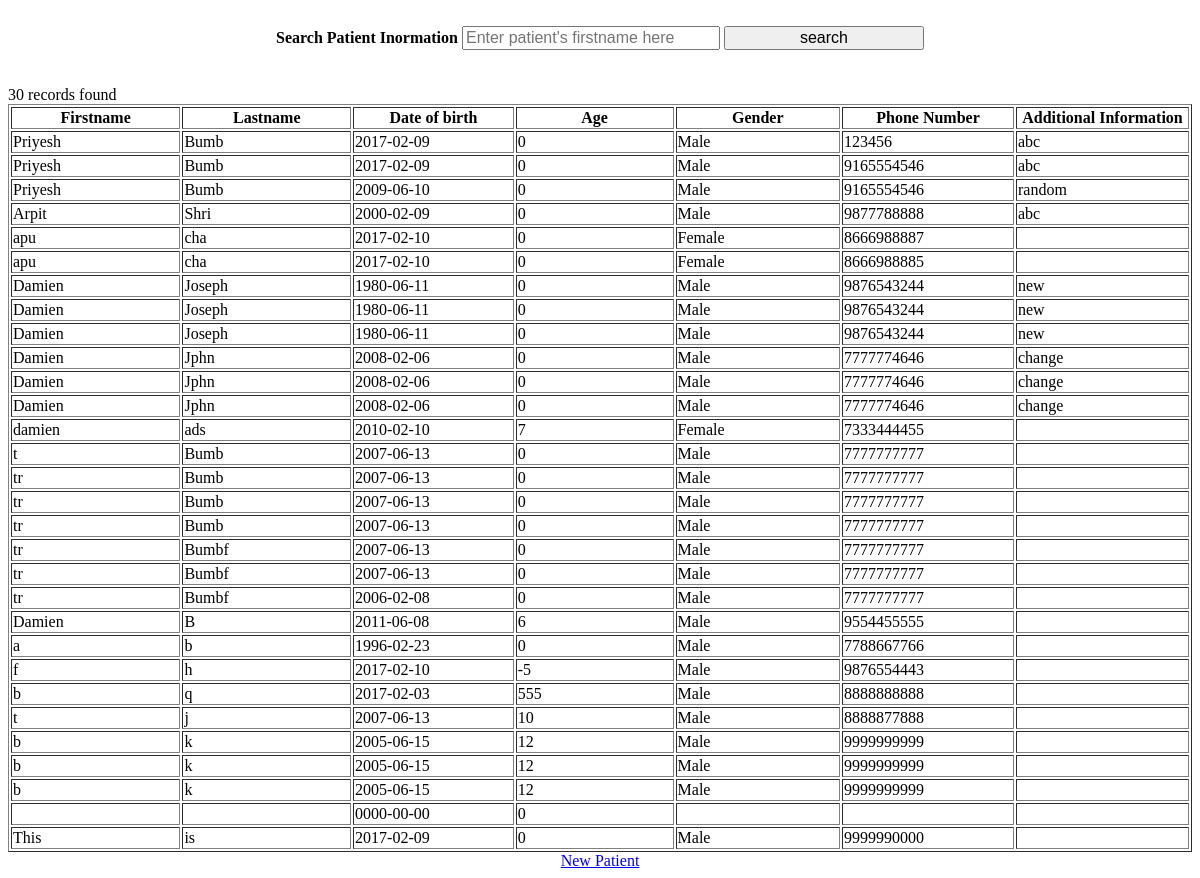
Screenshot of /search_patient.php with the database file from the repository.
### tables this page shows
CREATE TABLE `patient_data` (
  `first_name` text NOT NULL,
  `last_name` text NOT NULL,
  `date_of_birth` date NOT NULL,
  `age` int(3) NOT NULL,
  `gender` text NOT NULL,
  `phone_number` text NOT NULL,
  `add_info` varchar(11) DEFAULT NULL
);

### search_patient.php (the view, shortened to what this page needs)
<!DOCTYPE html>
<html>
<head>
	<link rel="stylesheet" href="css/normalize.css">
		<link rel="stylesheet" href="css/style.css">
</head>
<body>
<br>
<form action="search_patient.php" method="post">
<center>
	<label><strong>Search Patient Inormation</strong></label>
	<input type="text" name="searchName" placeholder="Enter patient's firstname here" style="width: 250px">
	<input type="submit" name="search" value="search">
</center>
</form>
<br>
<br>
<?php
	include_once('connector.php');
	$first_name_search = null;
	if($first_name_search != null)
		$sql = "SELECT * FROM patient_data WHERE first_name='$first_name_search'";
	else
		$sql = "SELECT * FROM patient_data";
	$result = mysqli_query($conn,$sql);
	echo "$result->num_rows records found";
	echo "<table border='1'>
			<tr>
			<th>Firstname</th>
			<th>Lastname</th>
			<th>Date of birth</th>
			<th>Age</th>
			<th>Gender</th>
			<th>Phone Number</th>
			<th>Additional Information</th>
			</tr>";
if ($result->num_rows > 0) {
	while($row = mysqli_fetch_array($result))
		{
		echo "<tr>";
		echo "<td>"  . $row['first_name'] . "</td>";
		echo "<td>" . $row['last_name'] . "</td>";
		echo "<td>" . $row['date_of_birth'] . "</td>";
		echo "<td>" . $row['age'] . "</td>";
		echo "<td>" . $row['gender'] . "</td>";
		echo "<td>" . $row['phone_number'] . "</td>";
		echo "<td>" . $row['add_info'] . "</td>";
		echo "</tr>";
		}
		echo "</table>";
	}
	else
		echo "0 results";
?>
<center><a href="patientEntry.html">New Patient</a></center>
</body>
</html>

### css/style.css (style rules this page uses)
td,input { width: 200px; }

### rows the page displays
patient_data: first_name "Priyesh", last_name "Bumb", date_of_birth "2017-02-09", age "0", gender "Male", phone_number "123456", add_info "abc"
patient_data: first_name "Priyesh", last_name "Bumb", date_of_birth "2017-02-09", age "0", gender "Male", phone_number "9165554546", add_info "abc"
patient_data: first_name "Priyesh", last_name "Bumb", date_of_birth "2009-06-10", age "0", gender "Male", phone_number "9165554546", add_info "random"
patient_data: first_name "Arpit", last_name "Shri", date_of_birth "2000-02-09", age "0", gender "Male", phone_number "9877788888", add_info "abc"
patient_data: first_name "apu", last_name "cha", date_of_birth "2017-02-10", age "0", gender "Female", phone_number "8666988887"
patient_data: first_name "apu", last_name "cha", date_of_birth "2017-02-10", age "0", gender "Female", phone_number "8666988885"
patient_data: first_name "Damien", last_name "Joseph", date_of_birth "1980-06-11", age "0", gender "Male", phone_number "9876543244", add_info "new"
patient_data: first_name "Damien", last_name "Joseph", date_of_birth "1980-06-11", age "0", gender "Male", phone_number "9876543244", add_info "new"
patient_data: first_name "Damien", last_name "Joseph", date_of_birth "1980-06-11", age "0", gender "Male", phone_number "9876543244", add_info "new"
patient_data: first_name "Damien", last_name "Jphn", date_of_birth "2008-02-06", age "0", gender "Male", phone_number "7777774646", add_info "change"
patient_data: first_name "Damien", last_name "Jphn", date_of_birth "2008-02-06", age "0", gender "Male", phone_number "7777774646", add_info "change"
patient_data: first_name "Damien", last_name "Jphn", date_of_birth "2008-02-06", age "0", gender "Male", phone_number "7777774646", add_info "change"
patient_data: first_name "damien", last_name "ads", date_of_birth "2010-02-10", age "7", gender "Female", phone_number "7333444455"
patient_data: first_name "t", last_name "Bumb", date_of_birth "2007-06-13", age "0", gender "Male", phone_number "7777777777"
patient_data: first_name "tr", last_name "Bumb", date_of_birth "2007-06-13", age "0", gender "Male", phone_number "7777777777"
patient_data: first_name "tr", last_name "Bumb", date_of_birth "2007-06-13", age "0", gender "Male", phone_number "7777777777"
patient_data: first_name "tr", last_name "Bumb", date_of_birth "2007-06-13", age "0", gender "Male", phone_number "7777777777"
patient_data: first_name "tr", last_name "Bumbf", date_of_birth "2007-06-13", age "0", gender "Male", phone_number "7777777777"
patient_data: first_name "tr", last_name "Bumbf", date_of_birth "2007-06-13", age "0", gender "Male", phone_number "7777777777"
patient_data: first_name "tr", last_name "Bumbf", date_of_birth "2006-02-08", age "0", gender "Male", phone_number "7777777777"
patient_data: first_name "Damien", last_name "B", date_of_birth "2011-06-08", age "6", gender "Male", phone_number "9554455555"
patient_data: first_name "a", last_name "b", date_of_birth "1996-02-23", age "0", gender "Male", phone_number "7788667766"
patient_data: first_name "f", last_name "h", date_of_birth "2017-02-10", age "-5", gender "Male", phone_number "9876554443"
patient_data: first_name "b", last_name "q", date_of_birth "2017-02-03", age "555", gender "Male", phone_number "8888888888"
patient_data: first_name "t", last_name "j", date_of_birth "2007-06-13", age "10", gender "Male", phone_number "8888877888"
patient_data: first_name "b", last_name "k", date_of_birth "2005-06-15", age "12", gender "Male", phone_number "9999999999"
patient_data: first_name "b", last_name "k", date_of_birth "2005-06-15", age "12", gender "Male", phone_number "9999999999"
patient_data: first_name "b", last_name "k", date_of_birth "2005-06-15", age "12", gender "Male", phone_number "9999999999"
patient_data: date_of_birth "0000-00-00", age "0"
patient_data: first_name "This", last_name "is", date_of_birth "2017-02-09", age "0", gender "Male", phone_number "9999990000"

### other values shown
$result->num_rows "30"
